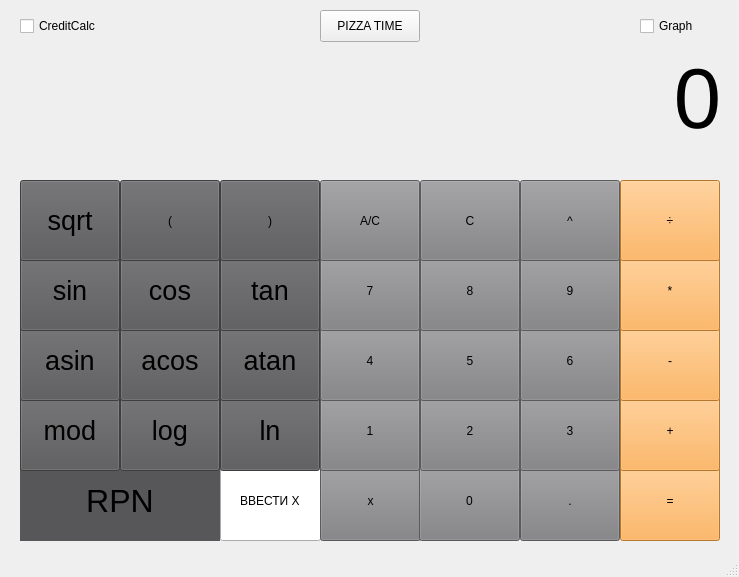
<?xml version="1.0" encoding="UTF-8"?>
<ui version="4.0">
 <class>MainWindow</class>
 <widget class="QMainWindow" name="MainWindow">
  <property name="geometry">
   <rect>
    <x>0</x>
    <y>0</y>
    <width>739</width>
    <height>577</height>
   </rect>
  </property>
  <property name="windowTitle">
   <string>SmartCalc_by_starfigd_v1.0</string>
  </property>
  <widget class="QWidget" name="centralwidget">
   <property name="layoutDirection">
    <enum>Qt::LeftToRight</enum>
   </property>
   <property name="styleSheet">
    <string notr="true"/>
   </property>
   <widget class="QPushButton" name="pushButton0">
    <property name="enabled">
     <bool>true</bool>
    </property>
    <property name="geometry">
     <rect>
      <x>419</x>
      <y>460</y>
      <width>101</width>
      <height>81</height>
     </rect>
    </property>
    <property name="styleSheet">
     <string notr="true">background-color: rgb(126, 125, 128);</string>
    </property>
    <property name="text">
     <string>0</string>
    </property>
    <property name="iconSize">
     <size>
      <width>16</width>
      <height>16</height>
     </size>
    </property>
   </widget>
   <widget class="QPushButton" name="pushButton2">
    <property name="enabled">
     <bool>true</bool>
    </property>
    <property name="geometry">
     <rect>
      <x>420</x>
      <y>390</y>
      <width>100</width>
      <height>81</height>
     </rect>
    </property>
    <property name="styleSheet">
     <string notr="true">background-color: rgb(126, 125, 128);</string>
    </property>
    <property name="text">
     <string>2</string>
    </property>
    <property name="iconSize">
     <size>
      <width>16</width>
      <height>16</height>
     </size>
    </property>
   </widget>
   <widget class="QPushButton" name="pushButton1">
    <property name="enabled">
     <bool>true</bool>
    </property>
    <property name="geometry">
     <rect>
      <x>320</x>
      <y>390</y>
      <width>100</width>
      <height>81</height>
     </rect>
    </property>
    <property name="styleSheet">
     <string notr="true">background-color: rgb(126, 125, 128);</string>
    </property>
    <property name="text">
     <string>1</string>
    </property>
    <property name="iconSize">
     <size>
      <width>16</width>
      <height>16</height>
     </size>
    </property>
   </widget>
   <widget class="QPushButton" name="pushButton_equal">
    <property name="enabled">
     <bool>true</bool>
    </property>
    <property name="geometry">
     <rect>
      <x>620</x>
      <y>460</y>
      <width>100</width>
      <height>81</height>
     </rect>
    </property>
    <property name="styleSheet">
     <string notr="true">background-color: rgb(255, 166, 59);</string>
    </property>
    <property name="text">
     <string>=</string>
    </property>
    <property name="iconSize">
     <size>
      <width>16</width>
      <height>16</height>
     </size>
    </property>
   </widget>
   <widget class="QPushButton" name="pushButton_dot">
    <property name="enabled">
     <bool>true</bool>
    </property>
    <property name="geometry">
     <rect>
      <x>520</x>
      <y>460</y>
      <width>100</width>
      <height>81</height>
     </rect>
    </property>
    <property name="styleSheet">
     <string notr="true">background-color: rgb(126, 125, 128);</string>
    </property>
    <property name="text">
     <string>.</string>
    </property>
    <property name="iconSize">
     <size>
      <width>16</width>
      <height>16</height>
     </size>
    </property>
   </widget>
   <widget class="QPushButton" name="pushButton3">
    <property name="enabled">
     <bool>true</bool>
    </property>
    <property name="geometry">
     <rect>
      <x>520</x>
      <y>390</y>
      <width>100</width>
      <height>81</height>
     </rect>
    </property>
    <property name="styleSheet">
     <string notr="true">background-color: rgb(126, 125, 128);</string>
    </property>
    <property name="text">
     <string>3</string>
    </property>
    <property name="iconSize">
     <size>
      <width>16</width>
      <height>16</height>
     </size>
    </property>
   </widget>
   <widget class="QPushButton" name="pushButton6">
    <property name="enabled">
     <bool>true</bool>
    </property>
    <property name="geometry">
     <rect>
      <x>520</x>
      <y>320</y>
      <width>100</width>
      <height>81</height>
     </rect>
    </property>
    <property name="styleSheet">
     <string notr="true">background-color: rgb(126, 125, 128);</string>
    </property>
    <property name="text">
     <string>6</string>
    </property>
    <property name="iconSize">
     <size>
      <width>16</width>
      <height>16</height>
     </size>
    </property>
   </widget>
   <widget class="QPushButton" name="pushButton9">
    <property name="enabled">
     <bool>true</bool>
    </property>
    <property name="geometry">
     <rect>
      <x>520</x>
      <y>250</y>
      <width>100</width>
      <height>81</height>
     </rect>
    </property>
    <property name="styleSheet">
     <string notr="true">background-color: rgb(126, 125, 128);</string>
    </property>
    <property name="text">
     <string>9</string>
    </property>
    <property name="iconSize">
     <size>
      <width>16</width>
      <height>16</height>
     </size>
    </property>
   </widget>
   <widget class="QPushButton" name="pushButton4">
    <property name="enabled">
     <bool>true</bool>
    </property>
    <property name="geometry">
     <rect>
      <x>320</x>
      <y>320</y>
      <width>100</width>
      <height>81</height>
     </rect>
    </property>
    <property name="styleSheet">
     <string notr="true">background-color: rgb(126, 125, 128);</string>
    </property>
    <property name="text">
     <string>4</string>
    </property>
    <property name="iconSize">
     <size>
      <width>16</width>
      <height>16</height>
     </size>
    </property>
   </widget>
   <widget class="QPushButton" name="pushButton7">
    <property name="enabled">
     <bool>true</bool>
    </property>
    <property name="geometry">
     <rect>
      <x>320</x>
      <y>250</y>
      <width>100</width>
      <height>81</height>
     </rect>
    </property>
    <property name="styleSheet">
     <string notr="true">background-color: rgb(126, 125, 128);</string>
    </property>
    <property name="text">
     <string>7</string>
    </property>
    <property name="iconSize">
     <size>
      <width>16</width>
      <height>16</height>
     </size>
    </property>
   </widget>
   <widget class="QPushButton" name="pushButton5">
    <property name="enabled">
     <bool>true</bool>
    </property>
    <property name="geometry">
     <rect>
      <x>420</x>
      <y>320</y>
      <width>100</width>
      <height>81</height>
     </rect>
    </property>
    <property name="styleSheet">
     <string notr="true">background-color: rgb(126, 125, 128);</string>
    </property>
    <property name="text">
     <string>5</string>
    </property>
    <property name="iconSize">
     <size>
      <width>16</width>
      <height>16</height>
     </size>
    </property>
   </widget>
   <widget class="QPushButton" name="pushButton8">
    <property name="enabled">
     <bool>true</bool>
    </property>
    <property name="geometry">
     <rect>
      <x>420</x>
      <y>250</y>
      <width>100</width>
      <height>81</height>
     </rect>
    </property>
    <property name="styleSheet">
     <string notr="true">background-color: rgb(126, 125, 128);</string>
    </property>
    <property name="text">
     <string>8</string>
    </property>
    <property name="iconSize">
     <size>
      <width>16</width>
      <height>16</height>
     </size>
    </property>
   </widget>
   <widget class="QPushButton" name="pushButton_acos">
    <property name="enabled">
     <bool>true</bool>
    </property>
    <property name="geometry">
     <rect>
      <x>120</x>
      <y>320</y>
      <width>100</width>
      <height>81</height>
     </rect>
    </property>
    <property name="font">
     <font>
      <pointsize>20</pointsize>
     </font>
    </property>
    <property name="styleSheet">
     <string notr="true">background-color: rgb(87, 86, 88);</string>
    </property>
    <property name="text">
     <string>acos</string>
    </property>
    <property name="iconSize">
     <size>
      <width>16</width>
      <height>16</height>
     </size>
    </property>
   </widget>
   <widget class="QPushButton" name="pushButton_openBracket">
    <property name="enabled">
     <bool>true</bool>
    </property>
    <property name="geometry">
     <rect>
      <x>120</x>
      <y>180</y>
      <width>100</width>
      <height>81</height>
     </rect>
    </property>
    <property name="styleSheet">
     <string notr="true">background-color: rgb(87, 86, 88);

</string>
    </property>
    <property name="text">
     <string>(</string>
    </property>
    <property name="iconSize">
     <size>
      <width>16</width>
      <height>16</height>
     </size>
    </property>
   </widget>
   <widget class="QPushButton" name="pushButton_closeBracket">
    <property name="enabled">
     <bool>true</bool>
    </property>
    <property name="geometry">
     <rect>
      <x>220</x>
      <y>180</y>
      <width>100</width>
      <height>81</height>
     </rect>
    </property>
    <property name="styleSheet">
     <string notr="true">background-color: rgb(87, 86, 88);</string>
    </property>
    <property name="text">
     <string>)</string>
    </property>
    <property name="iconSize">
     <size>
      <width>16</width>
      <height>16</height>
     </size>
    </property>
   </widget>
   <widget class="QPushButton" name="pushButton_cos">
    <property name="enabled">
     <bool>true</bool>
    </property>
    <property name="geometry">
     <rect>
      <x>120</x>
      <y>250</y>
      <width>100</width>
      <height>81</height>
     </rect>
    </property>
    <property name="font">
     <font>
      <pointsize>20</pointsize>
     </font>
    </property>
    <property name="styleSheet">
     <string notr="true">background-color: rgb(87, 86, 88);</string>
    </property>
    <property name="text">
     <string>cos</string>
    </property>
    <property name="iconSize">
     <size>
      <width>16</width>
      <height>16</height>
     </size>
    </property>
   </widget>
   <widget class="QPushButton" name="pushButton_asin">
    <property name="enabled">
     <bool>true</bool>
    </property>
    <property name="geometry">
     <rect>
      <x>20</x>
      <y>320</y>
      <width>100</width>
      <height>81</height>
     </rect>
    </property>
    <property name="font">
     <font>
      <pointsize>20</pointsize>
     </font>
    </property>
    <property name="styleSheet">
     <string notr="true">background-color: rgb(87, 86, 88);</string>
    </property>
    <property name="text">
     <string>asin</string>
    </property>
    <property name="iconSize">
     <size>
      <width>16</width>
      <height>16</height>
     </size>
    </property>
   </widget>
   <widget class="QPushButton" name="pushButton_sin">
    <property name="enabled">
     <bool>true</bool>
    </property>
    <property name="geometry">
     <rect>
      <x>20</x>
      <y>250</y>
      <width>100</width>
      <height>81</height>
     </rect>
    </property>
    <property name="font">
     <font>
      <pointsize>20</pointsize>
     </font>
    </property>
    <property name="styleSheet">
     <string notr="true">background-color: rgb(87, 86, 88);</string>
    </property>
    <property name="text">
     <string>sin</string>
    </property>
    <property name="iconSize">
     <size>
      <width>16</width>
      <height>16</height>
     </size>
    </property>
   </widget>
   <widget class="QPushButton" name="pushButton_tan">
    <property name="enabled">
     <bool>true</bool>
    </property>
    <property name="geometry">
     <rect>
      <x>220</x>
      <y>250</y>
      <width>100</width>
      <height>81</height>
     </rect>
    </property>
    <property name="font">
     <font>
      <pointsize>20</pointsize>
     </font>
    </property>
    <property name="styleSheet">
     <string notr="true">background-color: rgb(87, 86, 88);</string>
    </property>
    <property name="text">
     <string>tan</string>
    </property>
    <property name="iconSize">
     <size>
      <width>16</width>
      <height>16</height>
     </size>
    </property>
   </widget>
   <widget class="QPushButton" name="pushButton_ln">
    <property name="enabled">
     <bool>true</bool>
    </property>
    <property name="geometry">
     <rect>
      <x>220</x>
      <y>390</y>
      <width>100</width>
      <height>81</height>
     </rect>
    </property>
    <property name="font">
     <font>
      <pointsize>20</pointsize>
     </font>
    </property>
    <property name="styleSheet">
     <string notr="true">background-color: rgb(87, 86, 88);</string>
    </property>
    <property name="text">
     <string>ln</string>
    </property>
    <property name="iconSize">
     <size>
      <width>16</width>
      <height>16</height>
     </size>
    </property>
   </widget>
   <widget class="QPushButton" name="pushButton_atan">
    <property name="enabled">
     <bool>true</bool>
    </property>
    <property name="geometry">
     <rect>
      <x>220</x>
      <y>320</y>
      <width>100</width>
      <height>81</height>
     </rect>
    </property>
    <property name="font">
     <font>
      <pointsize>20</pointsize>
     </font>
    </property>
    <property name="styleSheet">
     <string notr="true">background-color: rgb(87, 86, 88);</string>
    </property>
    <property name="text">
     <string>atan</string>
    </property>
    <property name="iconSize">
     <size>
      <width>16</width>
      <height>16</height>
     </size>
    </property>
   </widget>
   <widget class="QPushButton" name="pushButton_C">
    <property name="enabled">
     <bool>true</bool>
    </property>
    <property name="geometry">
     <rect>
      <x>420</x>
      <y>180</y>
      <width>100</width>
      <height>81</height>
     </rect>
    </property>
    <property name="styleSheet">
     <string notr="true">background-color: rgb(126, 125, 128);</string>
    </property>
    <property name="text">
     <string>C</string>
    </property>
    <property name="iconSize">
     <size>
      <width>16</width>
      <height>16</height>
     </size>
    </property>
   </widget>
   <widget class="QPushButton" name="pushButton_plus">
    <property name="enabled">
     <bool>true</bool>
    </property>
    <property name="geometry">
     <rect>
      <x>620</x>
      <y>390</y>
      <width>100</width>
      <height>81</height>
     </rect>
    </property>
    <property name="styleSheet">
     <string notr="true">background-color: rgb(255, 166, 59);</string>
    </property>
    <property name="text">
     <string>+</string>
    </property>
    <property name="iconSize">
     <size>
      <width>16</width>
      <height>16</height>
     </size>
    </property>
   </widget>
   <widget class="QPushButton" name="pushButton_minus">
    <property name="enabled">
     <bool>true</bool>
    </property>
    <property name="geometry">
     <rect>
      <x>620</x>
      <y>320</y>
      <width>100</width>
      <height>81</height>
     </rect>
    </property>
    <property name="styleSheet">
     <string notr="true">background-color: rgb(255, 166, 59);</string>
    </property>
    <property name="text">
     <string>-</string>
    </property>
    <property name="iconSize">
     <size>
      <width>16</width>
      <height>16</height>
     </size>
    </property>
   </widget>
   <widget class="QPushButton" name="pushButton_divide">
    <property name="enabled">
     <bool>true</bool>
    </property>
    <property name="geometry">
     <rect>
      <x>620</x>
      <y>180</y>
      <width>100</width>
      <height>81</height>
     </rect>
    </property>
    <property name="styleSheet">
     <string notr="true">background-color: rgb(255, 166, 59);</string>
    </property>
    <property name="text">
     <string>÷</string>
    </property>
    <property name="iconSize">
     <size>
      <width>16</width>
      <height>16</height>
     </size>
    </property>
   </widget>
   <widget class="QPushButton" name="pushButton_mult">
    <property name="enabled">
     <bool>true</bool>
    </property>
    <property name="geometry">
     <rect>
      <x>620</x>
      <y>250</y>
      <width>100</width>
      <height>81</height>
     </rect>
    </property>
    <property name="styleSheet">
     <string notr="true">background-color: rgb(255, 166, 59);</string>
    </property>
    <property name="text">
     <string>*</string>
    </property>
    <property name="iconSize">
     <size>
      <width>16</width>
      <height>16</height>
     </size>
    </property>
   </widget>
   <widget class="QPushButton" name="pushButton_clear">
    <property name="enabled">
     <bool>true</bool>
    </property>
    <property name="geometry">
     <rect>
      <x>320</x>
      <y>180</y>
      <width>100</width>
      <height>81</height>
     </rect>
    </property>
    <property name="styleSheet">
     <string notr="true">background-color: rgb(126, 125, 128);</string>
    </property>
    <property name="text">
     <string>A/C</string>
    </property>
    <property name="iconSize">
     <size>
      <width>16</width>
      <height>16</height>
     </size>
    </property>
   </widget>
   <widget class="QPushButton" name="pushButton_pow">
    <property name="enabled">
     <bool>true</bool>
    </property>
    <property name="geometry">
     <rect>
      <x>520</x>
      <y>180</y>
      <width>100</width>
      <height>81</height>
     </rect>
    </property>
    <property name="styleSheet">
     <string notr="true">background-color: rgb(126, 125, 128);</string>
    </property>
    <property name="text">
     <string>^</string>
    </property>
    <property name="iconSize">
     <size>
      <width>16</width>
      <height>16</height>
     </size>
    </property>
   </widget>
   <widget class="QPushButton" name="pushButton_log">
    <property name="enabled">
     <bool>true</bool>
    </property>
    <property name="geometry">
     <rect>
      <x>120</x>
      <y>390</y>
      <width>100</width>
      <height>81</height>
     </rect>
    </property>
    <property name="font">
     <font>
      <pointsize>20</pointsize>
     </font>
    </property>
    <property name="styleSheet">
     <string notr="true">background-color: rgb(87, 86, 88);</string>
    </property>
    <property name="text">
     <string>log</string>
    </property>
    <property name="iconSize">
     <size>
      <width>16</width>
      <height>16</height>
     </size>
    </property>
   </widget>
   <widget class="QLabel" name="label">
    <property name="enabled">
     <bool>true</bool>
    </property>
    <property name="geometry">
     <rect>
      <x>20</x>
      <y>40</y>
      <width>701</width>
      <height>121</height>
     </rect>
    </property>
    <property name="font">
     <font>
      <pointsize>64</pointsize>
     </font>
    </property>
    <property name="focusPolicy">
     <enum>Qt::StrongFocus</enum>
    </property>
    <property name="layoutDirection">
     <enum>Qt::LeftToRight</enum>
    </property>
    <property name="autoFillBackground">
     <bool>false</bool>
    </property>
    <property name="styleSheet">
     <string notr="true">QLabel {
	qproperty-alignment: 'AlignVCenter | AlignRight';
	border-bottom: 1px solid gray;
}

background-color : white;</string>
    </property>
    <property name="text">
     <string>0</string>
    </property>
    <property name="alignment">
     <set>Qt::AlignRight|Qt::AlignTrailing|Qt::AlignVCenter</set>
    </property>
   </widget>
   <widget class="QPushButton" name="pushButton_mod">
    <property name="enabled">
     <bool>true</bool>
    </property>
    <property name="geometry">
     <rect>
      <x>20</x>
      <y>390</y>
      <width>100</width>
      <height>81</height>
     </rect>
    </property>
    <property name="font">
     <font>
      <pointsize>20</pointsize>
     </font>
    </property>
    <property name="styleSheet">
     <string notr="true">background-color: rgb(87, 86, 88);</string>
    </property>
    <property name="text">
     <string>mod</string>
    </property>
    <property name="iconSize">
     <size>
      <width>16</width>
      <height>16</height>
     </size>
    </property>
   </widget>
   <widget class="QPushButton" name="pushButton_sqrt">
    <property name="enabled">
     <bool>true</bool>
    </property>
    <property name="geometry">
     <rect>
      <x>20</x>
      <y>180</y>
      <width>100</width>
      <height>81</height>
     </rect>
    </property>
    <property name="font">
     <font>
      <pointsize>20</pointsize>
     </font>
    </property>
    <property name="styleSheet">
     <string notr="true">background-color: rgb(87, 86, 88);

</string>
    </property>
    <property name="text">
     <string>sqrt</string>
    </property>
    <property name="iconSize">
     <size>
      <width>16</width>
      <height>16</height>
     </size>
    </property>
   </widget>
   <widget class="QCheckBox" name="CreditCalc">
    <property name="geometry">
     <rect>
      <x>20</x>
      <y>10</y>
      <width>100</width>
      <height>32</height>
     </rect>
    </property>
    <property name="text">
     <string>CreditCalc</string>
    </property>
   </widget>
   <widget class="QPushButton" name="PIZZA_TIME">
    <property name="geometry">
     <rect>
      <x>320</x>
      <y>10</y>
      <width>100</width>
      <height>32</height>
     </rect>
    </property>
    <property name="text">
     <string>PIZZA TIME</string>
    </property>
   </widget>
   <widget class="QCheckBox" name="graph">
    <property name="geometry">
     <rect>
      <x>640</x>
      <y>10</y>
      <width>100</width>
      <height>32</height>
     </rect>
    </property>
    <property name="text">
     <string>Graph</string>
    </property>
   </widget>
   <widget class="QLabel" name="rpn">
    <property name="geometry">
     <rect>
      <x>20</x>
      <y>460</y>
      <width>200</width>
      <height>81</height>
     </rect>
    </property>
    <property name="font">
     <font>
      <pointsize>24</pointsize>
     </font>
    </property>
    <property name="styleSheet">
     <string notr="true">background-color: rgb(87, 86, 88);</string>
    </property>
    <property name="text">
     <string>RPN</string>
    </property>
    <property name="alignment">
     <set>Qt::AlignCenter</set>
    </property>
   </widget>
   <widget class="QLineEdit" name="input_x">
    <property name="geometry">
     <rect>
      <x>220</x>
      <y>460</y>
      <width>101</width>
      <height>81</height>
     </rect>
    </property>
    <property name="focusPolicy">
     <enum>Qt::ClickFocus</enum>
    </property>
    <property name="text">
     <string>ВВЕСТИ Х</string>
    </property>
    <property name="alignment">
     <set>Qt::AlignCenter</set>
    </property>
   </widget>
   <widget class="QPushButton" name="pushButtonX">
    <property name="enabled">
     <bool>true</bool>
    </property>
    <property name="geometry">
     <rect>
      <x>320</x>
      <y>460</y>
      <width>101</width>
      <height>81</height>
     </rect>
    </property>
    <property name="styleSheet">
     <string notr="true">background-color: rgb(126, 125, 128);</string>
    </property>
    <property name="text">
     <string>x</string>
    </property>
    <property name="iconSize">
     <size>
      <width>16</width>
      <height>16</height>
     </size>
    </property>
   </widget>
   <zorder>input_x</zorder>
   <zorder>pushButtonX</zorder>
   <zorder>rpn</zorder>
   <zorder>pushButton_ln</zorder>
   <zorder>pushButton_log</zorder>
   <zorder>pushButton_atan</zorder>
   <zorder>pushButton_acos</zorder>
   <zorder>pushButton_tan</zorder>
   <zorder>pushButton_dot</zorder>
   <zorder>pushButton3</zorder>
   <zorder>pushButton6</zorder>
   <zorder>pushButton0</zorder>
   <zorder>pushButton1</zorder>
   <zorder>pushButton_equal</zorder>
   <zorder>pushButton4</zorder>
   <zorder>pushButton7</zorder>
   <zorder>pushButton2</zorder>
   <zorder>pushButton5</zorder>
   <zorder>pushButton8</zorder>
   <zorder>pushButton_C</zorder>
   <zorder>pushButton_plus</zorder>
   <zorder>pushButton_minus</zorder>
   <zorder>pushButton_mult</zorder>
   <zorder>pushButton_clear</zorder>
   <zorder>pushButton_divide</zorder>
   <zorder>pushButton9</zorder>
   <zorder>pushButton_pow</zorder>
   <zorder>label</zorder>
   <zorder>pushButton_mod</zorder>
   <zorder>pushButton_cos</zorder>
   <zorder>pushButton_closeBracket</zorder>
   <zorder>pushButton_asin</zorder>
   <zorder>pushButton_sin</zorder>
   <zorder>pushButton_sqrt</zorder>
   <zorder>pushButton_openBracket</zorder>
   <zorder>CreditCalc</zorder>
   <zorder>PIZZA_TIME</zorder>
   <zorder>graph</zorder>
  </widget>
  <widget class="QStatusBar" name="statusbar"/>
 </widget>
 <tabstops>
  <tabstop>pushButton2</tabstop>
  <tabstop>pushButton1</tabstop>
  <tabstop>pushButton_equal</tabstop>
  <tabstop>pushButton0</tabstop>
  <tabstop>pushButton_dot</tabstop>
  <tabstop>pushButton3</tabstop>
  <tabstop>pushButton6</tabstop>
  <tabstop>pushButton9</tabstop>
  <tabstop>pushButton4</tabstop>
  <tabstop>pushButton7</tabstop>
  <tabstop>pushButton5</tabstop>
  <tabstop>pushButton8</tabstop>
  <tabstop>pushButton_acos</tabstop>
  <tabstop>pushButton_openBracket</tabstop>
  <tabstop>pushButton_closeBracket</tabstop>
  <tabstop>pushButton_cos</tabstop>
  <tabstop>pushButton_asin</tabstop>
  <tabstop>pushButton_sin</tabstop>
  <tabstop>pushButton_tan</tabstop>
  <tabstop>pushButton_ln</tabstop>
  <tabstop>pushButton_atan</tabstop>
  <tabstop>pushButton_C</tabstop>
  <tabstop>pushButton_plus</tabstop>
  <tabstop>pushButton_minus</tabstop>
  <tabstop>pushButton_divide</tabstop>
  <tabstop>pushButton_mult</tabstop>
  <tabstop>pushButton_clear</tabstop>
  <tabstop>pushButton_pow</tabstop>
  <tabstop>pushButton_log</tabstop>
 </tabstops>
 <resources/>
 <connections/>
</ui>
